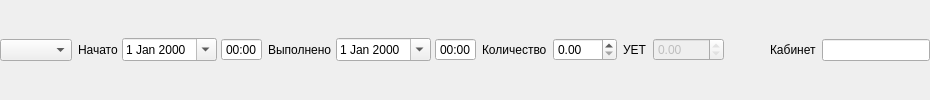
           <widget class="QWidget" name="frmMiddle" native="true">
            <layout class="QHBoxLayout" name="horizontalLayout_41">
             <property name="margin">
              <number>0</number>
             </property>
             <item>
              <widget class="CActionStatusComboBox" name="cmbAPStatus">
               <property name="sizePolicy">
                <sizepolicy hsizetype="Expanding" vsizetype="Fixed">
                 <horstretch>0</horstretch>
                 <verstretch>0</verstretch>
                </sizepolicy>
               </property>
               <property name="sizeAdjustPolicy">
                <enum>QComboBox::AdjustToContents</enum>
               </property>
              </widget>
             </item>
             <item>
              <widget class="QFrame" name="frmAPBegDateTime">
               <property name="sizePolicy">
                <sizepolicy hsizetype="Maximum" vsizetype="Preferred">
                 <horstretch>0</horstretch>
                 <verstretch>0</verstretch>
                </sizepolicy>
               </property>
               <property name="frameShape">
                <enum>QFrame::NoFrame</enum>
               </property>
               <property name="frameShadow">
                <enum>QFrame::Plain</enum>
               </property>
               <layout class="QHBoxLayout" name="horizontalLayout_42">
                <property name="spacing">
                 <number>4</number>
                </property>
                <property name="margin">
                 <number>0</number>
                </property>
                <item>
                 <widget class="QLabel" name="lblAPBegDate">
                  <property name="sizePolicy">
                   <sizepolicy hsizetype="Maximum" vsizetype="Preferred">
                    <horstretch>0</horstretch>
                    <verstretch>0</verstretch>
                   </sizepolicy>
                  </property>
                  <property name="text">
                   <string>Начато</string>
                  </property>
                  <property name="buddy">
                   <cstring>edtAPBegDate</cstring>
                  </property>
                 </widget>
                </item>
                <item>
                 <widget class="CDateEdit" name="edtAPBegDate">
                  <property name="sizePolicy">
                   <sizepolicy hsizetype="Maximum" vsizetype="Fixed">
                    <horstretch>0</horstretch>
                    <verstretch>0</verstretch>
                   </sizepolicy>
                  </property>
                  <property name="whatsThis">
                   <string>дата окончания осмотра</string>
                  </property>
                  <property name="calendarPopup">
                   <bool>true</bool>
                  </property>
                 </widget>
                </item>
                <item>
                 <widget class="CTimeEdit" name="edtAPBegTime">
                  <property name="sizePolicy">
                   <sizepolicy hsizetype="Maximum" vsizetype="Fixed">
                    <horstretch>0</horstretch>
                    <verstretch>0</verstretch>
                   </sizepolicy>
                  </property>
                  <property name="buttonSymbols">
                   <enum>QAbstractSpinBox::NoButtons</enum>
                  </property>
                  <property name="displayFormat">
                   <string>HH:mm</string>
                  </property>
                 </widget>
                </item>
               </layout>
              </widget>
             </item>
             <item>
              <widget class="QFrame" name="frmAPEndDateTime">
               <property name="sizePolicy">
                <sizepolicy hsizetype="Maximum" vsizetype="Preferred">
                 <horstretch>0</horstretch>
                 <verstretch>0</verstretch>
                </sizepolicy>
               </property>
               <property name="frameShape">
                <enum>QFrame::NoFrame</enum>
               </property>
               <property name="frameShadow">
                <enum>QFrame::Plain</enum>
               </property>
               <layout class="QHBoxLayout" name="horizontalLayout_43">
                <property name="spacing">
                 <number>4</number>
                </property>
                <property name="margin">
                 <number>0</number>
                </property>
                <item>
                 <widget class="QLabel" name="lblAPEndDate">
                  <property name="sizePolicy">
                   <sizepolicy hsizetype="Maximum" vsizetype="Preferred">
                    <horstretch>0</horstretch>
                    <verstretch>0</verstretch>
                   </sizepolicy>
                  </property>
                  <property name="text">
                   <string>Выполнено</string>
                  </property>
                  <property name="buddy">
                   <cstring>edtAPEndDate</cstring>
                  </property>
                 </widget>
                </item>
                <item>
                 <widget class="CDateEdit" name="edtAPEndDate">
                  <property name="sizePolicy">
                   <sizepolicy hsizetype="Maximum" vsizetype="Fixed">
                    <horstretch>0</horstretch>
                    <verstretch>0</verstretch>
                   </sizepolicy>
                  </property>
                  <property name="calendarPopup">
                   <bool>true</bool>
                  </property>
                 </widget>
                </item>
                <item>
                 <widget class="CTimeEdit" name="edtAPEndTime">
                  <property name="sizePolicy">
                   <sizepolicy hsizetype="Maximum" vsizetype="Fixed">
                    <horstretch>0</horstretch>
                    <verstretch>0</verstretch>
                   </sizepolicy>
                  </property>
                  <property name="buttonSymbols">
                   <enum>QAbstractSpinBox::NoButtons</enum>
                  </property>
                  <property name="displayFormat">
                   <string>HH:mm</string>
                  </property>
                 </widget>
                </item>
               </layout>
              </widget>
             </item>
             <item>
              <widget class="QLabel" name="lblAPAmount">
               <property name="sizePolicy">
                <sizepolicy hsizetype="Maximum" vsizetype="Preferred">
                 <horstretch>0</horstretch>
                 <verstretch>0</verstretch>
                </sizepolicy>
               </property>
               <property name="text">
                <string>Количество</string>
               </property>
               <property name="buddy">
                <cstring>edtAPAmount</cstring>
               </property>
              </widget>
             </item>
             <item>
              <widget class="QDoubleSpinBox" name="edtAPAmount">
               <property name="sizePolicy">
                <sizepolicy hsizetype="Maximum" vsizetype="Fixed">
                 <horstretch>0</horstretch>
                 <verstretch>0</verstretch>
                </sizepolicy>
               </property>
               <property name="maximum">
                <double>999.990000000000009</double>
               </property>
              </widget>
             </item>
             <item>
              <widget class="QLabel" name="lblAPUet">
               <property name="sizePolicy">
                <sizepolicy hsizetype="Maximum" vsizetype="Preferred">
                 <horstretch>0</horstretch>
                 <verstretch>0</verstretch>
                </sizepolicy>
               </property>
               <property name="text">
                <string>УЕТ</string>
               </property>
               <property name="buddy">
                <cstring>edtAPUet</cstring>
               </property>
              </widget>
             </item>
             <item>
              <widget class="QDoubleSpinBox" name="edtAPUet">
               <property name="enabled">
                <bool>false</bool>
               </property>
               <property name="sizePolicy">
                <sizepolicy hsizetype="Maximum" vsizetype="Fixed">
                 <horstretch>0</horstretch>
                 <verstretch>0</verstretch>
                </sizepolicy>
               </property>
               <property name="readOnly">
                <bool>true</bool>
               </property>
               <property name="maximum">
                <double>1000.000000000000000</double>
               </property>
               <property name="singleStep">
                <double>0.500000000000000</double>
               </property>
              </widget>
             </item>
             <item>
              <spacer name="horizontalSpacer_10">
               <property name="orientation">
                <enum>Qt::Horizontal</enum>
               </property>
               <property name="sizeHint" stdset="0">
                <size>
                 <width>40</width>
                 <height>20</height>
                </size>
               </property>
              </spacer>
             </item>
             <item>
              <widget class="QLabel" name="lblAPOffice">
               <property name="sizePolicy">
                <sizepolicy hsizetype="Maximum" vsizetype="Preferred">
                 <horstretch>0</horstretch>
                 <verstretch>0</verstretch>
                </sizepolicy>
               </property>
               <property name="text">
                <string>Кабинет</string>
               </property>
               <property name="buddy">
                <cstring>edtAPOffice</cstring>
               </property>
              </widget>
             </item>
             <item>
              <widget class="QLineEdit" name="edtAPOffice">
               <property name="sizePolicy">
                <sizepolicy hsizetype="Maximum" vsizetype="Fixed">
                 <horstretch>0</horstretch>
                 <verstretch>0</verstretch>
                </sizepolicy>
               </property>
               <property name="maxLength">
                <number>16</number>
               </property>
              </widget>
             </item>
            </layout>
           </widget>
